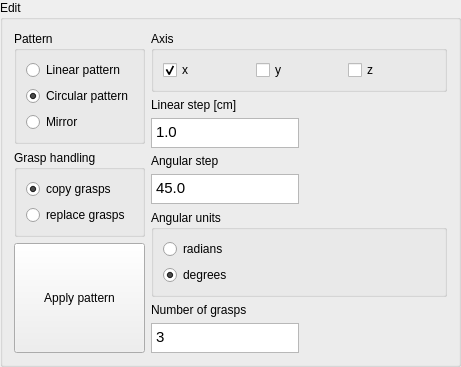
        <widget class="QGroupBox" name="groupBox_7">
         <property name="title">
          <string>Edit</string>
         </property>
         <layout class="QHBoxLayout" name="horizontalLayout_9">
          <item>
           <layout class="QHBoxLayout" name="horizontalLayout_8">
            <item>
             <layout class="QVBoxLayout" name="verticalLayout_11">
              <item>
               <widget class="QGroupBox" name="groupBox_8">
                <property name="title">
                 <string>Pattern</string>
                </property>
                <layout class="QVBoxLayout" name="verticalLayout_13">
                 <item>
                  <layout class="QVBoxLayout" name="verticalLayout_12">
                   <item>
                    <widget class="QRadioButton" name="optEditGPatternLinear">
                     <property name="text">
                      <string>Linear pattern</string>
                     </property>
                     <property name="checked">
                      <bool>false</bool>
                     </property>
                    </widget>
                   </item>
                   <item>
                    <widget class="QRadioButton" name="optEditGPatternCircular">
                     <property name="text">
                      <string>Circular pattern</string>
                     </property>
                     <property name="checked">
                      <bool>true</bool>
                     </property>
                    </widget>
                   </item>
                   <item>
                    <widget class="QRadioButton" name="optEditGPatternMirror">
                     <property name="text">
                      <string>Mirror</string>
                     </property>
                     <property name="checked">
                      <bool>false</bool>
                     </property>
                    </widget>
                   </item>
                  </layout>
                 </item>
                </layout>
               </widget>
              </item>
              <item>
               <widget class="QGroupBox" name="groupBox_6">
                <property name="title">
                 <string>Grasp handling</string>
                </property>
                <layout class="QVBoxLayout" name="verticalLayout_15">
                 <item>
                  <layout class="QVBoxLayout" name="verticalLayout_14">
                   <item>
                    <widget class="QRadioButton" name="optEditGHandlingCopyC">
                     <property name="text">
                      <string>copy grasps</string>
                     </property>
                     <property name="checked">
                      <bool>true</bool>
                     </property>
                    </widget>
                   </item>
                   <item>
                    <widget class="QRadioButton" name="optEditGHandlingCopyR">
                     <property name="text">
                      <string>replace grasps</string>
                     </property>
                    </widget>
                   </item>
                  </layout>
                 </item>
                </layout>
               </widget>
              </item>
              <item>
               <widget class="QPushButton" name="cmdEditGApply">
                <property name="sizePolicy">
                 <sizepolicy hsizetype="Expanding" vsizetype="Expanding">
                  <horstretch>0</horstretch>
                  <verstretch>0</verstretch>
                 </sizepolicy>
                </property>
                <property name="text">
                 <string>Apply pattern</string>
                </property>
               </widget>
              </item>
             </layout>
            </item>
            <item>
             <layout class="QVBoxLayout" name="verticalLayout_8">
              <item>
               <widget class="QGroupBox" name="groupBox_9">
                <property name="title">
                 <string>Axis</string>
                </property>
                <layout class="QHBoxLayout" name="horizontalLayout_4">
                 <item>
                  <layout class="QHBoxLayout" name="horizontalLayout">
                   <item>
                    <widget class="QCheckBox" name="chkEditGAxisX">
                     <property name="text">
                      <string>x</string>
                     </property>
                     <property name="checked">
                      <bool>true</bool>
                     </property>
                    </widget>
                   </item>
                   <item>
                    <widget class="QCheckBox" name="chkEditGAxisY">
                     <property name="text">
                      <string>y</string>
                     </property>
                     <property name="checked">
                      <bool>false</bool>
                     </property>
                    </widget>
                   </item>
                   <item>
                    <widget class="QCheckBox" name="chkEditGAxisZ">
                     <property name="text">
                      <string>z</string>
                     </property>
                    </widget>
                   </item>
                  </layout>
                 </item>
                </layout>
               </widget>
              </item>
              <item>
               <widget class="QLabel" name="lblGraspNumbers_15">
                <property name="text">
                 <string>Linear step [cm]</string>
                </property>
               </widget>
              </item>
              <item>
               <layout class="QHBoxLayout" name="horizontalLayout_5" stretch="1,1">
                <item>
                 <widget class="QTextEdit" name="txtEditGStep">
                  <property name="sizePolicy">
                   <sizepolicy hsizetype="Expanding" vsizetype="Fixed">
                    <horstretch>0</horstretch>
                    <verstretch>0</verstretch>
                   </sizepolicy>
                  </property>
                  <property name="maximumSize">
                   <size>
                    <width>16777215</width>
                    <height>30</height>
                   </size>
                  </property>
                  <property name="html">
                   <string>&lt;!DOCTYPE HTML PUBLIC &quot;-//W3C//DTD HTML 4.0//EN&quot; &quot;http://www.w3.org/TR/REC-html40/strict.dtd&quot;&gt;
&lt;html&gt;&lt;head&gt;&lt;meta name=&quot;qrichtext&quot; content=&quot;1&quot; /&gt;&lt;style type=&quot;text/css&quot;&gt;
p, li { white-space: pre-wrap; }
&lt;/style&gt;&lt;/head&gt;&lt;body style=&quot; font-family:'Ubuntu'; font-size:11pt; font-weight:400; font-style:normal;&quot;&gt;
&lt;p style=&quot; margin-top:0px; margin-bottom:0px; margin-left:0px; margin-right:0px; -qt-block-indent:0; text-indent:0px;&quot;&gt;1.0&lt;/p&gt;&lt;/body&gt;&lt;/html&gt;</string>
                  </property>
                 </widget>
                </item>
                <item>
                 <spacer name="horizontalSpacer">
                  <property name="orientation">
                   <enum>Qt::Horizontal</enum>
                  </property>
                  <property name="sizeHint" stdset="0">
                   <size>
                    <width>40</width>
                    <height>20</height>
                   </size>
                  </property>
                 </spacer>
                </item>
               </layout>
              </item>
              <item>
               <widget class="QLabel" name="lblGraspNumbers_17">
                <property name="text">
                 <string>Angular step</string>
                </property>
               </widget>
              </item>
              <item>
               <layout class="QHBoxLayout" name="horizontalLayout_6" stretch="1,1">
                <item>
                 <widget class="QTextEdit" name="txtEditGAngStep">
                  <property name="sizePolicy">
                   <sizepolicy hsizetype="Expanding" vsizetype="Fixed">
                    <horstretch>0</horstretch>
                    <verstretch>0</verstretch>
                   </sizepolicy>
                  </property>
                  <property name="maximumSize">
                   <size>
                    <width>16777215</width>
                    <height>30</height>
                   </size>
                  </property>
                  <property name="html">
                   <string>&lt;!DOCTYPE HTML PUBLIC &quot;-//W3C//DTD HTML 4.0//EN&quot; &quot;http://www.w3.org/TR/REC-html40/strict.dtd&quot;&gt;
&lt;html&gt;&lt;head&gt;&lt;meta name=&quot;qrichtext&quot; content=&quot;1&quot; /&gt;&lt;style type=&quot;text/css&quot;&gt;
p, li { white-space: pre-wrap; }
&lt;/style&gt;&lt;/head&gt;&lt;body style=&quot; font-family:'Ubuntu'; font-size:11pt; font-weight:400; font-style:normal;&quot;&gt;
&lt;p style=&quot; margin-top:0px; margin-bottom:0px; margin-left:0px; margin-right:0px; -qt-block-indent:0; text-indent:0px;&quot;&gt;45.0&lt;/p&gt;&lt;/body&gt;&lt;/html&gt;</string>
                  </property>
                 </widget>
                </item>
                <item>
                 <spacer name="horizontalSpacer_2">
                  <property name="orientation">
                   <enum>Qt::Horizontal</enum>
                  </property>
                  <property name="sizeHint" stdset="0">
                   <size>
                    <width>40</width>
                    <height>20</height>
                   </size>
                  </property>
                 </spacer>
                </item>
               </layout>
              </item>
              <item>
               <widget class="QGroupBox" name="groupBox_10">
                <property name="title">
                 <string>Angular units</string>
                </property>
                <layout class="QVBoxLayout" name="verticalLayout_10">
                 <item>
                  <layout class="QVBoxLayout" name="verticalLayout_9">
                   <item>
                    <widget class="QRadioButton" name="optEditGAngularUnitsRad">
                     <property name="text">
                      <string>radians</string>
                     </property>
                     <property name="checked">
                      <bool>false</bool>
                     </property>
                    </widget>
                   </item>
                   <item>
                    <widget class="QRadioButton" name="optEditGAngularUnitsDeg">
                     <property name="text">
                      <string>degrees</string>
                     </property>
                     <property name="checked">
                      <bool>true</bool>
                     </property>
                    </widget>
                   </item>
                  </layout>
                 </item>
                </layout>
               </widget>
              </item>
              <item>
               <widget class="QLabel" name="lblGraspNumbers_16">
                <property name="text">
                 <string>Number of grasps</string>
                </property>
               </widget>
              </item>
              <item>
               <layout class="QHBoxLayout" name="horizontalLayout_7" stretch="1,1">
                <item>
                 <widget class="QTextEdit" name="txtEditGNumberOfGrasps">
                  <property name="sizePolicy">
                   <sizepolicy hsizetype="Expanding" vsizetype="Fixed">
                    <horstretch>0</horstretch>
                    <verstretch>0</verstretch>
                   </sizepolicy>
                  </property>
                  <property name="maximumSize">
                   <size>
                    <width>16777215</width>
                    <height>30</height>
                   </size>
                  </property>
                  <property name="html">
                   <string>&lt;!DOCTYPE HTML PUBLIC &quot;-//W3C//DTD HTML 4.0//EN&quot; &quot;http://www.w3.org/TR/REC-html40/strict.dtd&quot;&gt;
&lt;html&gt;&lt;head&gt;&lt;meta name=&quot;qrichtext&quot; content=&quot;1&quot; /&gt;&lt;style type=&quot;text/css&quot;&gt;
p, li { white-space: pre-wrap; }
&lt;/style&gt;&lt;/head&gt;&lt;body style=&quot; font-family:'Ubuntu'; font-size:11pt; font-weight:400; font-style:normal;&quot;&gt;
&lt;p style=&quot; margin-top:0px; margin-bottom:0px; margin-left:0px; margin-right:0px; -qt-block-indent:0; text-indent:0px;&quot;&gt;3&lt;/p&gt;&lt;/body&gt;&lt;/html&gt;</string>
                  </property>
                 </widget>
                </item>
                <item>
                 <spacer name="horizontalSpacer_3">
                  <property name="orientation">
                   <enum>Qt::Horizontal</enum>
                  </property>
                  <property name="sizeHint" stdset="0">
                   <size>
                    <width>40</width>
                    <height>20</height>
                   </size>
                  </property>
                 </spacer>
                </item>
               </layout>
              </item>
             </layout>
            </item>
           </layout>
          </item>
         </layout>
        </widget>
